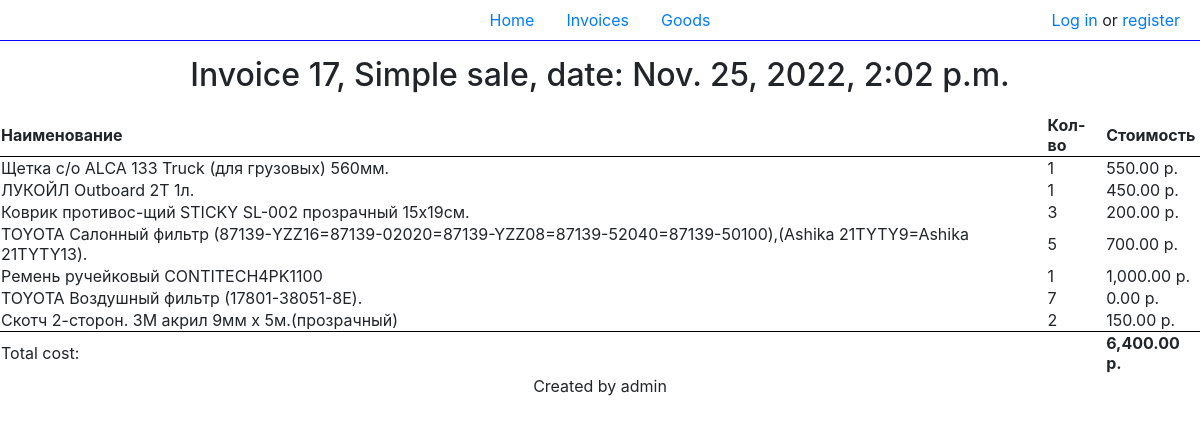
The page /invoice_detail/17/ on the database its author committed.
### shop/models.py (models this page shows, shortened)
class Invoice(models.Model):
    author = models.ForeignKey(User, on_delete=models.DO_NOTHING)
    comment = models.CharField(max_length=250, default='Simple sale', null=True, blank=True)
    created_at = models.DateTimeField(auto_now_add=True)
    def get_total_cost(self):
        total_cost = 0
        for i in self.gooditem_set.all():
            total_cost += i.price * i.quantity
        return total_cost
    class Meta:
        ordering = ('-pk',)

class GoodItem(models.Model):
    item = models.ForeignKey('Good', on_delete=models.DO_NOTHING)
    quantity = models.SmallIntegerField()
    price = models.DecimalField(max_digits=10, decimal_places=2, null=True)
    invoice = models.ForeignKey('Invoice', on_delete=models.CASCADE)

class Good(models.Model):
    name = models.CharField(max_length=255, verbose_name='Наименование')
    group = models.ForeignKey('Group', models.CASCADE, verbose_name='Группа товаров')
    supplier_price = models.DecimalField(max_digits=19, decimal_places=2, verbose_name='Закуп. цена')
    retail_price = models.DecimalField(max_digits=19, decimal_places=2, verbose_name='Розн. цена')
    unit = models.ForeignKey('Unit', models.DO_NOTHING, verbose_name='Единица')
    minimal_amount = models.BigIntegerField(verbose_name='Норма запаса')
    all_amount = models.BigIntegerField(verbose_name='Кол-во')
    weight = models.IntegerField(verbose_name='Масса')
    countries = models.ManyToManyField('Country')
    actual = models.BooleanField(verbose_name='Актуальный')
    class Meta:
        ordering = ('-pk',)
        verbose_name = "Товар"
        verbose_name_plural = "Товары"
    def __str__(self):
        return self.name

### shop/views.py (the view)
# urls.py: path('invoice_detail/<int:invoice_id>/', InvoiceDetailView.as_view(), name='invoice_detail'),
class InvoiceDetailView(DetailView):
	model = Invoice
	template_name = 'shop/invoice_detail.html'
	pk_url_kwarg = 'invoice_id'

### shop/templates/shop/invoice_detail.html
{% extends 'shop/base.html' %}
{% load humanize %}
{%block content%}
    <h2>Invoice {{ object.id }}, {% if object.comment %}{{ object.comment }}{% endif %}, date: {{ object.created_at }}</h2>
<table>
    <th>Наименование</th>
    <th>Кол-во</th>
    <th>Стоимость</th>
    {% for item in object.gooditem_set.all %}
    <tr>
        <td>{{ item.item }}</td>
        <td>{{ item.quantity }}</td>
        <td>{{ item.price|intcomma }} р.</td>
    </tr>
    {% endfor %}
    <tr>
        <td colspan="2" style="border-top: 1pt solid black">Total cost: </td>
        <td style="border-top: 1pt solid black"><b>{{ object.get_total_cost|intcomma }} р.</b></td>
    </tr>
</table>
Created by {{ object.author }}
{% endblock %}

### shop/templates/shop/base.html (shortened to what this page needs)
<link rel="stylesheet" href="https://cdn.jsdelivr.net/npm/bootstrap@4.0.0/dist/css/bootstrap.min.css">
<ul class="nav justify-content-center" style="border-bottom: 1px solid blue">
  <li class="nav-item">
    <a class="nav-link active" href="{% url 'home' %}">Home</a>
  </li>
  <li class="nav-item">
    <a class="nav-link active" href="{% url 'invoice_list' %}">Invoices</a>
  </li>
  <li class="nav-item">
    <a class="nav-link" href="{% url 'goods_list' %}">Goods</a>
  </li>
  <li style="position: absolute; top: 8px; right: 20px">
    {% if request.user.is_authenticated %}
      {{ request.user }} (<a href="{% url 'logout' %}">Log out</a>)
    {% else %}
      <a href="{% url 'login' %}">Log in</a> or <a href="{% url 'register' %}">register</a>
    {% endif %}
  </li>
</ul>
<body>
  <div class="center">
    {% block content %}
    {% endblock %}
  </div>
</body>

### shop/templates/shop/base.html (style rules this page uses)
.center { margin: auto; padding-top: 15px; width: 100%; text-align:center; }
table { margin-top: 20px; margin-left:auto; margin-right:auto; }
table th { border-bottom: 1pt solid black; }

### rows shown on the page
Invoice: id "17", comment "Simple sale", created_at "Nov. 25, 2022, 2:02 p.m.", get_total_cost "6,400.00", author "admin"
GoodItem: item "Щетка с/о ALCA 133 Truck (для грузовых) 560мм.", quantity "1", price "550.00"
GoodItem: item "ЛУКОЙЛ Outboard 2T 1л.", quantity "1", price "450.00"
GoodItem: item "Коврик противос-щий STICKY SL-002 прозрачный 15х19см.", quantity "3", price "200.00"
GoodItem: item "TOYOTA Салонный фильтр (87139-YZZ16=87139-02020=87139-YZZ08=87139-52040=87139-50100),(Ashika 21TYTY9=Ashika 21TYTY13).", quantity "5", price "700.00"
GoodItem: item "Ремень ручейковый CONTITECH4PK1100", quantity "1", price "1,000.00"
GoodItem: item "TOYOTA Воздушный фильтр (17801-38051-8E).", quantity "7", price "0.00"
GoodItem: item "Скотч 2-сторон. 3M акрил 9мм х 5м.(прозрачный)", quantity "2", price "150.00"
